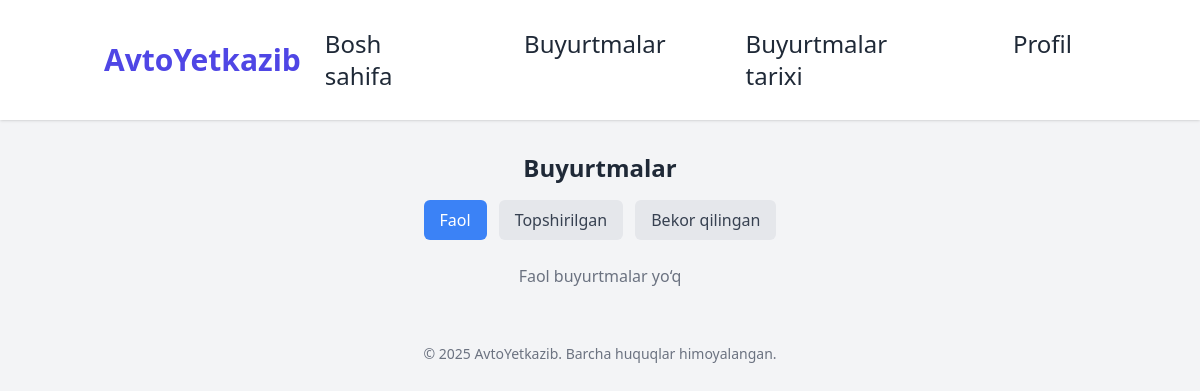
/order/, run on an earlier commit of the app's database.
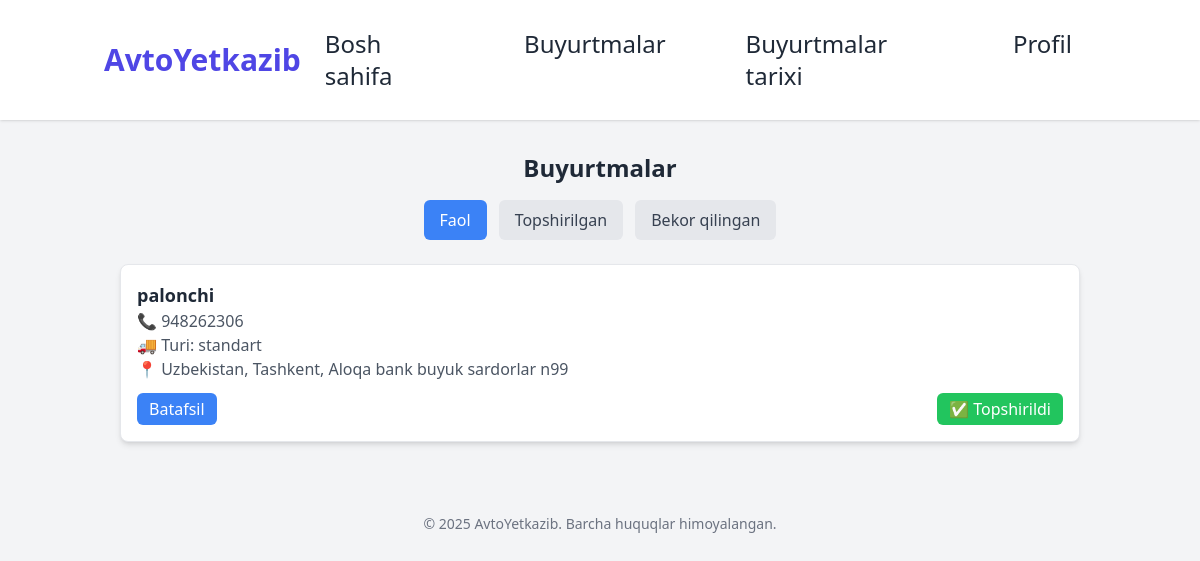
And on a later commit of the database.
### main/models.py (models this page shows)
class Order(models.Model):
    store = models.ForeignKey(User, on_delete=models.CASCADE,blank=True, null=True)
    customer = models.ForeignKey(User, null=True, blank=True, on_delete=models.SET_NULL, related_name='customer_orders')
    delivery_person = models.ForeignKey(User, null=True, blank=True, on_delete=models.SET_NULL, related_name='delivery_orders')
    customer_name = models.CharField(max_length=255)
    phone_number = models.CharField(max_length=20, null=True, blank=True)
    region = models.ForeignKey(User, on_delete=models.SET_NULL, null=True, blank=True , related_name='region')
    district = models.ForeignKey(User, on_delete=models.SET_NULL, null=True, blank=True , related_name='district')
    deleviry_type = models.CharField(max_length=20, choices=DeleviryType.choices, blank=True)
    address = models.TextField(blank=True)
    latitude = models.DecimalField(max_digits=20, decimal_places=16, null=True, blank=True)
    longitude = models.DecimalField(max_digits=20, decimal_places=16, null=True, blank=True)
    status = models.CharField(max_length=50, default=OrderStatus.NEW, choices=OrderStatus.choices)
    payment_method = models.CharField(max_length=50, null=True, blank=True)
    amount = models.DecimalField(max_digits=10, decimal_places=2, null=True, blank=True)
    created_at = models.DateTimeField(auto_now_add=True)
    paid_at = models.DateTimeField(null=True, blank=True)
    delivery_person_comment = models.TextField(blank=True)
    deleviry_paid = models.BooleanField(default=False)
    delevery_date = models.DateField(null=True, blank=True)
    delevery_time = models.TimeField(null=True, blank=True)

### main/views.py (the view)
# urls.py: path('order/', views.orders_view, name='orders_view'),
def orders_view(request):
    active_orders = Order.objects.filter(status=OrderStatus.OUT_FOR_DELIVERY)
    delivered_orders = Order.objects.filter(status=OrderStatus.DELIVERED)
    canceled_orders = Order.objects.filter(status=OrderStatus.CANCELLED)
    return render(request, 'deliver/orders.html', {
        'active_orders': active_orders,
        'delivered_orders': delivered_orders,
        'canceled_orders': canceled_orders,
    })

### main/templates/deliver/orders.html (shortened to what this page needs)
{% extends 'deliver/base.html' %}
{% load static %}
{% block content %}
<div class="container mx-auto p-4">
  <h1 class="text-2xl font-bold text-center mb-4">Buyurtmalar</h1>
  <div class="flex justify-center gap-3 mb-6">
    <button class="tab-btn bg-blue-500 text-white px-4 py-2 rounded-md active" data-target="active-orders">
      Faol
    </button>
    <button class="tab-btn bg-gray-200 text-gray-700 px-4 py-2 rounded-md" data-target="delivered-orders">
      Topshirilgan
    </button>
    <button class="tab-btn bg-gray-200 text-gray-700 px-4 py-2 rounded-md" data-target="canceled-orders">
      Bekor qilingan
    </button>
  </div>
  <div id="active-orders" class="order-section block">
    {% for order in active_orders %}
    <div class="bg-white shadow-md rounded-lg p-4 mb-4 border">
      <p class="font-semibold text-lg">{{ order.customer_name }}</p>
      <p class="text-gray-600">📞 {{ order.phone_number }}</p>
      <p class="text-gray-600">🚚 Turi: {{ order.deleviry_type }}</p>
      <p class="text-gray-600">📍 {{ order.address }}</p>
      <div class="flex justify-between mt-3">
        <button class="bg-blue-500 text-white px-3 py-1 rounded-md" onclick="openDetailModal('{{ order.id }}')">
          Batafsil
        </button>
        <button class="bg-green-500 text-white px-3 py-1 rounded-md" onclick="confirmDelivery('{{ order.id }}')">
          ✅ Topshirildi
        </button>
      </div>
    </div>
    {% empty %}
      <p class="text-center text-gray-500">Faol buyurtmalar yo‘q</p>
    {% endfor %}
  </div>
</div>
{% endblock %}

What changed in the data, as far as the page shows it:
now on this page (row edited): Order: customer_name "palonchi", phone_number "948262306", deleviry_type "standart", address "Uzbekistan, Tashkent, Aloqa bank buyuk sardorlar n99"
Also different on the page:
text no longer shown: "Faol buyurtmalar yo‘q"
